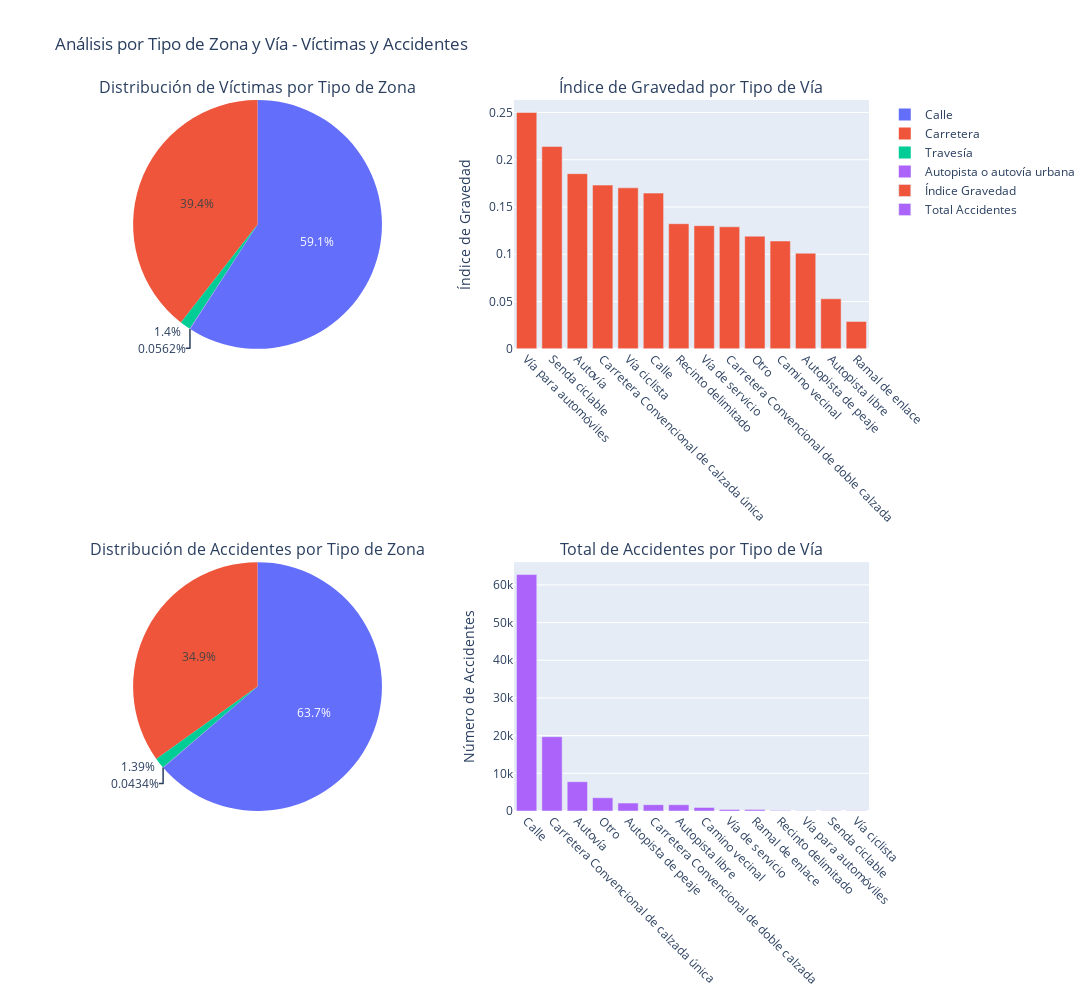

The notebook cell this image was saved under:
### Markdown cell above
- Madrid, Barcelona y Valencia concentran el mayor número de víctimas totales, pero NO tienen las tasas de mortalidad más altas.

- El 90-95% de las víctimas en todas las provincias son heridos leves (barras azules).

- Paradoja interesante: provincias pequeñas tienen menos accidentes totales pero tasas de mortalidad más altas por vehículo.

- Los accidentes son más frecuentes en zonas urbanas (visible en el gráfico de barras), pero los accidentes en carretera tienden a ser más graves.

- Las provincias con menos accidentes por vehículo son principalmente las del norte de España y las islas.

### Code cell
# Análisis por tipo de zona y vía
zona_via = df.groupby(['zona_label', 'tipo_via_label']).agg({
    'muertos_30d': ['sum', 'count'], 
    'heridos_graves_30d': 'sum',
    'heridos_leves_30d': 'sum',
    'victimas_30d': 'count'
}).reset_index()

# Renombrar las columnas después de la agregación
zona_via.columns = ['zona_label', 'tipo_via_label', 'muertos_30d', 'num_accidentes', 
                   'heridos_graves_30d', 'heridos_leves_30d', 'victimas_30d']

# Calcular totales e índices
zona_via['total_victimas'] = (zona_via['muertos_30d'] + 
                             zona_via['heridos_graves_30d'] + 
                             zona_via['heridos_leves_30d'])
zona_via['indice_gravedad'] = (zona_via['muertos_30d'] + zona_via['heridos_graves_30d']) / zona_via['victimas_30d']
zona_via['victimas_por_accidente'] = zona_via['total_victimas'] / zona_via['num_accidentes']

# Crear visualización con 4 subplots
fig = make_subplots(
    rows=2, cols=2,
    subplot_titles=(
        'Distribución de Víctimas por Tipo de Zona',
        'Índice de Gravedad por Tipo de Vía',
        'Distribución de Accidentes por Tipo de Zona',
        'Total de Accidentes por Tipo de Vía' 
    ),
    specs=[[{"type": "pie"}, {"type": "bar"}],
           [{"type": "pie"}, {"type": "bar"}]],
    vertical_spacing=0.3,
    horizontal_spacing=0.1
)

# Gráfico 1: Tarta de distribución de víctimas por zona
zona_totals_victimas = zona_via.groupby('zona_label')['total_victimas'].sum()
fig.add_trace(
    go.Pie(labels=zona_totals_victimas.index,
           values=zona_totals_victimas.values,
           name="Víctimas por Zona"),
    row=1, col=1
)

# Gráfico 2: Barras de índice de gravedad por tipo de vía
via_gravedad = zona_via.groupby('tipo_via_label')['indice_gravedad'].mean().sort_values(ascending=False)
fig.add_trace(
    go.Bar(x=via_gravedad.index,
           y=via_gravedad.values,
           name="Índice Gravedad"),
    row=1, col=2
)

# Gráfico 3: Tarta de distribución de accidentes por zona
zona_totals_accidentes = zona_via.groupby('zona_label')['num_accidentes'].sum()
fig.add_trace(
    go.Pie(labels=zona_totals_accidentes.index,
           values=zona_totals_accidentes.values,
           name="Accidentes por Zona"),
    row=2, col=1
)

# Gráfico 4: Barras de total de accidentes por tipo de vía (modificado)
via_accidentes = zona_via.groupby('tipo_via_label')['num_accidentes'].sum().sort_values(ascending=False)
fig.add_trace(
    go.Bar(x=via_accidentes.index,
           y=via_accidentes.values,
           name="Total Accidentes"),
    row=2, col=2
)

# Actualizar layout
fig.update_layout(
    height=1000,
    width=1200,
    title_text="Análisis por Tipo de Zona y Vía - Víctimas y Accidentes",
    showlegend=True,
    margin=dict(t=100, b=100)
)

# Actualizar ejes X para los gráficos de barras
fig.update_xaxes(tickangle=45, row=1, col=2)
fig.update_xaxes(tickangle=45, row=2, col=2)

# Actualizar títulos de ejes para los gráficos de barras
fig.update_yaxes(title_text="Índice de Gravedad", row=1, col=2)
fig.update_yaxes(title_text="Número de Accidentes", row=2, col=2)  

fig.show()

# Mostrar estadísticas detalladas
print("\nEstadísticas por tipo de zona y vía (ordenado por número de víctimas):")
display(zona_via[['zona_label', 'tipo_via_label', 'total_victimas', 'num_accidentes', 
                 'victimas_por_accidente', 'indice_gravedad']]
        .sort_values('total_victimas', ascending=False)
        .head(10)
        .round(2))

print("\nEstadísticas por tipo de zona y vía (ordenado por número de accidentes):")
display(zona_via[['zona_label', 'tipo_via_label', 'num_accidentes', 'total_victimas', 
                 'victimas_por_accidente', 'indice_gravedad']]
        .sort_values('num_accidentes', ascending=False)
        .head(10)
        .round(2))

### Figure 1 — Plotly figure (JSON) as saved in the notebook; plotly's stock layout.template omitted (floating-point values rounded to 4 significant figures)
{"data": [{"domain": {"x": [0, 0.45], "y": [0.65, 1.0]}, "labels": ["Autopista o autovía urbana", "Calle", "Carretera", "Travesía"], "name": "Víctimas por Zona", "type": "pie", "values": [76, 79994, 53379, 1888]}, {"name": "Índice Gravedad", "type": "bar", "x": ["Vía para automóviles", "Senda ciclable", "Autovía", "Carretera Convencional de calzada única", "Vía ciclista", "Calle", "Recinto delimitado", "Vía de servicio", "Carretera Convencional de doble calzada", "Otro", "Camino vecinal", "Autopista de peaje", "Autopista libre", "Ramal de enlace"], "xaxis": "x", "y": [0.25, 0.214, 0.1852, 0.1732, 0.1702, 0.1647, 0.1324, 0.1302, 0.1291, 0.1191, 0.114, 0.1011, 0.05292, 0.02901], "yaxis": "y"}, {"domain": {"x": [0, 0.45], "y": [0, 0.35]}, "labels": ["Autopista o autovía urbana", "Calle", "Carretera", "Travesía"], "name": "Accidentes por Zona", "type": "pie", "values": [44, 64521, 35330, 1411]}, {"name": "Total Accidentes", "type": "bar", "x": ["Calle", "Carretera Convencional de calzada única", "Autovía", "Otro", "Autopista de peaje", "Carretera Convencional de doble calzada", "Autopista libre", "Camino vecinal", "Vía de servicio", "Ramal de enlace", "Recinto delimitado", "Vía para automóviles", "Senda ciclable", "Vía ciclista"], "xaxis": "x2", "y": [62738, 19714, 7778, 3508, 2097, 1673, 1665, 951, 418, 365, 159, 92, 86, 62], "yaxis": "y2"}], "layout": {"annotations": [{"font": {"size": 16}, "showarrow": false, "text": "Distribución de Víctimas por Tipo de Zona", "x": 0.225, "xanchor": "center", "xref": "paper", "y": 1.0, "yanchor": "bottom", "yref": "paper"}, {"font": {"size": 16}, "showarrow": false, "text": "Índice de Gravedad por Tipo de Vía", "x": 0.775, "xanchor": "center", "xref": "paper", "y": 1.0, "yanchor": "bottom", "yref": "paper"}, {"font": {"size": 16}, "showarrow": false, "text": "Distribución de Accidentes por Tipo de Zona", "x": 0.225, "xanchor": "center", "xref": "paper", "y": 0.35, "yanchor": "bottom", "yref": "paper"}, {"font": {"size": 16}, "showarrow": false, "text": "Total de Accidentes por Tipo de Vía", "x": 0.775, "xanchor": "center", "xref": "paper", "y": 0.35, "yanchor": "bottom", "yref": "paper"}], "height": 1000, "margin": {"b": 100, "t": 100}, "showlegend": true, "title": {"text": "Análisis por Tipo de Zona y Vía - Víctimas y Accidentes"}, "width": 1200, "xaxis": {"anchor": "y", "domain": [0.55, 1], "tickangle": 45}, "xaxis2": {"anchor": "y2", "domain": [0.55, 1], "tickangle": 45}, "yaxis": {"anchor": "x", "domain": [0.65, 1.0], "title": {"text": "Índice de Gravedad"}}, "yaxis2": {"anchor": "x2", "domain": [0, 0.35], "title": {"text": "Número de Accidentes"}}}}
